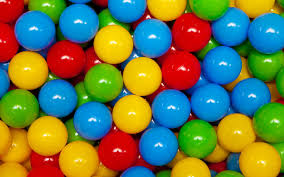
#> input picture TFG/Main Programs/taller-dron-Tello/Lib/imagenes/muchasPelotas.jpg, 284 x 177 px
$ python detectarContornos.py
#> lines starting #> are read from the running program, lines starting #| are printed output that depends on the picture; after the words box and inside, x2 and y2 are one past the last pixel; in counts of white or black regions, pixels touching at a corner belong together
import cv2 as cv
import numpy as np

img = cv.imread('imagenes/muchasPelotas.jpg')
#> img is the input picture: shape (177, 284, 3); mean B, G, R 72, 119.6, 109
img = cv.resize(img, (720, 480))
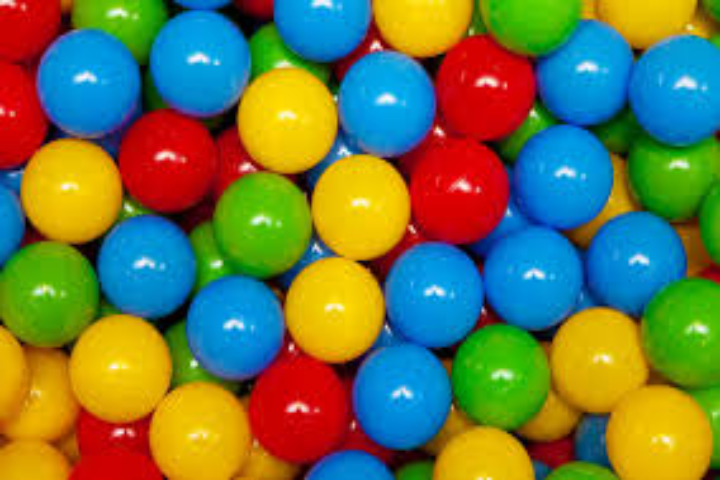
#> img: shape (480, 720, 3); mean B, G, R 71.9, 119.5, 108.9
cv.imshow("img", img)

hsv = cv.cvtColor(img, cv.COLOR_BGR2HSV)
#> hsv: shape (480, 720, 3); mean H, S, V 64.2, 239.8, 185.4

# Rango de colores en HSV
color_ranges = {
    'amarillo': ([28, 100, 100], [32, 255, 255]), #Upper y lower values de diferentes colores para que pueda dibujar el contorno
    'naranja': ([10, 100, 100], [20, 255, 255]),
    'verde': ([50, 100, 100], [80, 255, 255]),
    'azul': ([100, 100, 100], [130, 255, 255])
}

kernel = np.ones((5, 5), np.uint8)

for color, (lower, upper) in color_ranges.items():
    lower_np = np.array(lower)
    upper_np = np.array(upper)

    mask = cv.inRange(hsv, lower_np, upper_np)
    erosion = cv.erode(mask, kernel, iterations=2)
    erosion_dilate = cv.dilate(erosion, kernel, iterations=3)

    contours, _ = cv.findContours(erosion_dilate, cv.RETR_TREE, cv.CHAIN_APPROX_SIMPLE) #Detecta todos los contornos según los rangos de colores que hayamos puesto


    for cnt in contours:
        cv.drawContours(img, [cnt], -1, (0, 255, 0), 3) #Dibuja los contornos de un color verdoso
#> this loop made 4 passes
#> pass 1, `mask = cv.inRange(hsv, lower_np, upper_np)`:
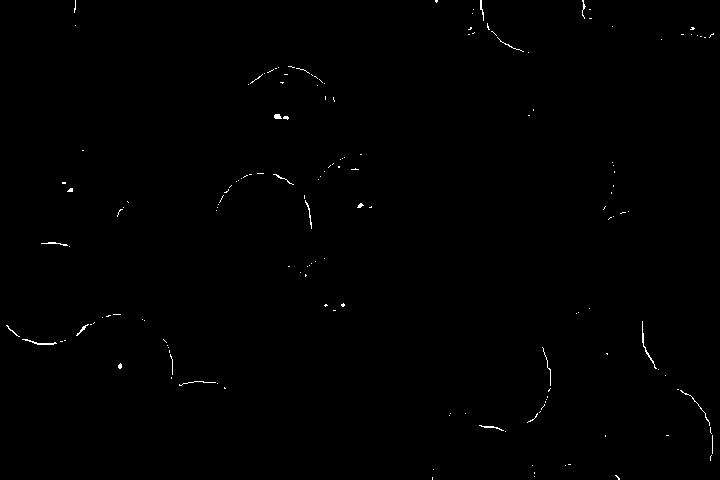
#> mask: shape (480, 720); 0.34% white in thin lines or dots
#> pass 2, `erosion = cv.erode(mask, kernel, iterations=2)`:
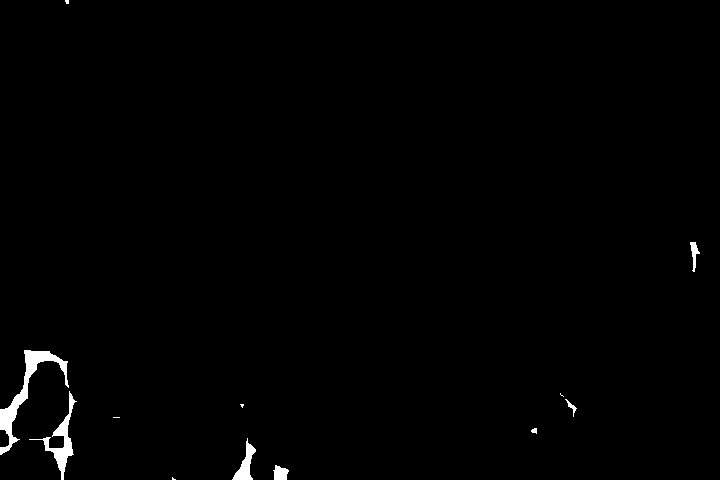
#> erosion: shape (480, 720); 0.86% white; 12 white regions (5 under 20 px), largest, box (x1, y1, x2, y2) and area: (0, 350, 69, 455) 1347, (29, 391, 77, 480) 795, (232, 438, 256, 480) 388
#> after the loop:
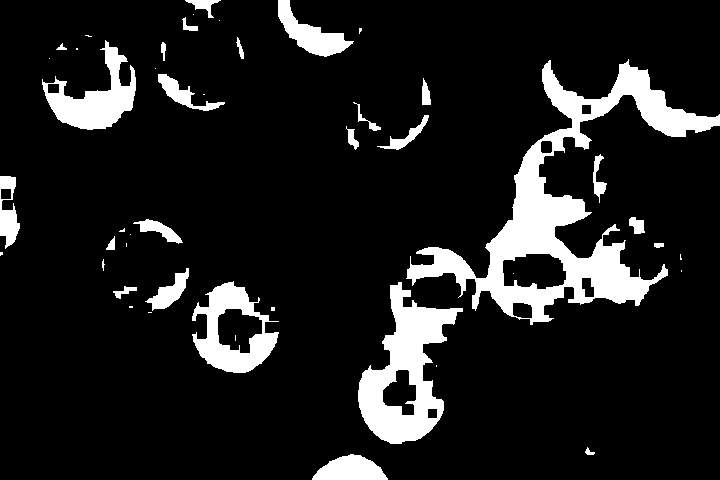
#> erosion: shape (480, 720); 11.8% white; 46 white regions (20 under 20 px), largest, box (x1, y1, x2, y2) and area: (406, 59, 720, 325) 18198, (358, 282, 463, 444) 7421, (192, 281, 279, 373) 3633
#> after the loop:
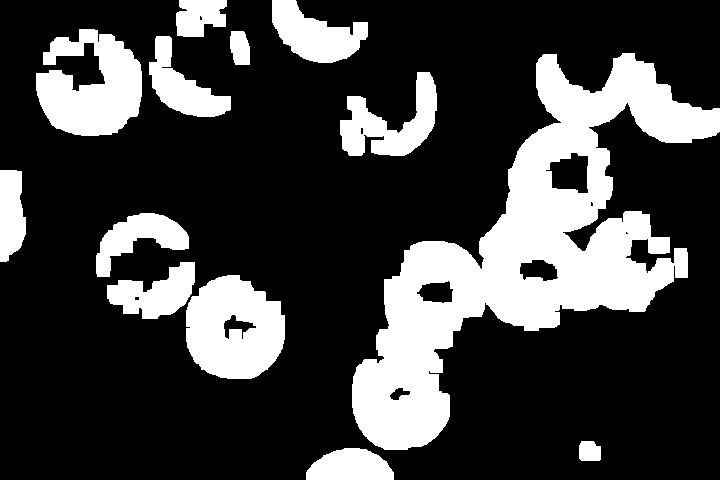
#> erosion_dilate: shape (480, 720); 25% white; 13 white regions, largest, box (x1, y1, x2, y2) and area: (352, 53, 720, 450) 48416, (186, 275, 285, 379) 7792, (36, 29, 142, 136) 7570
#> after the loop:
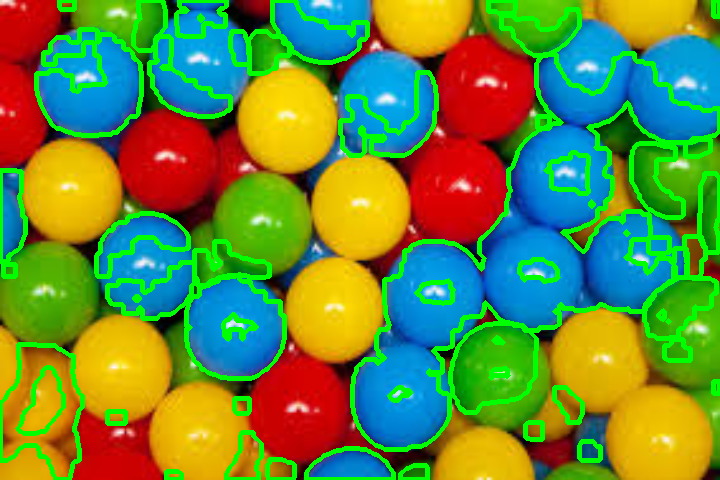
#> img: shape (480, 720, 3); 12.45% of pixels changed, all inside (x1, y1, x2, y2) = (0, 0, 720, 480)
#> after the loop:
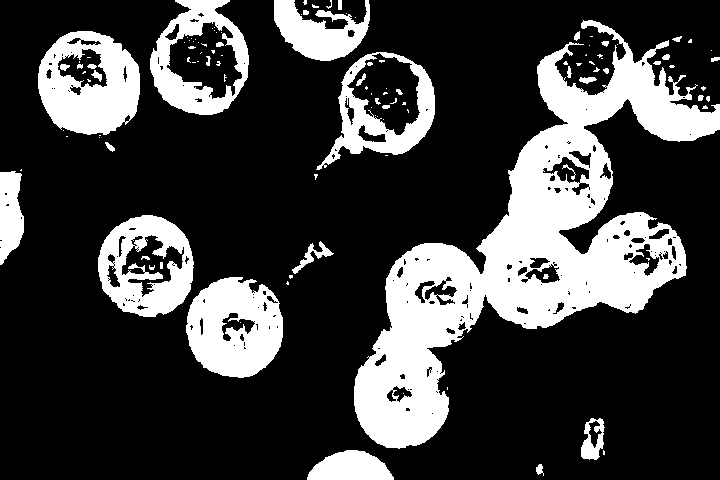
#> mask: shape (480, 720); 24.6% white; 115 white regions (76 under 20 px), largest, box (x1, y1, x2, y2) and area: (354, 20, 720, 449) 46698, (186, 277, 283, 378) 7101, (38, 31, 140, 135) 7017

cv.imshow("res", img)
cv.waitKey(0)
